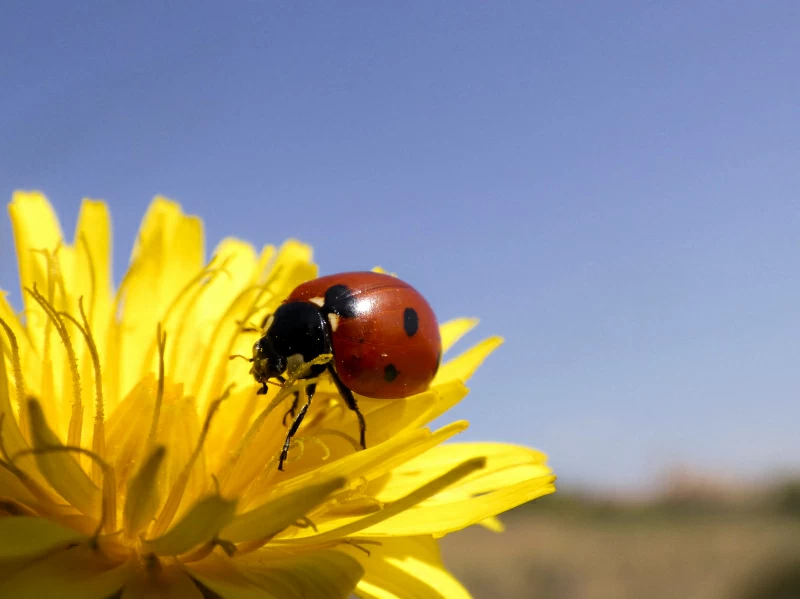
#> input picture LAB1/1.webp, 800 x 599 px
$ jupyter execute Daniszewska_lab1.ipynb
#> lines starting #> are read from the running program, lines starting #| are printed output that depends on the picture
[cell 1]
# Importy i funkcje pomocnicze
import numpy as np
import matplotlib.pyplot as plt
from PIL import Image
import os
from pathlib import Path

# Funkcja do wczytania obrazu i konwersji do skali szarości (float)
def load_image_gray(path):
#> called with path = '1.webp'
    img = Image.open(path).convert('L')  # 'L' -> grayscale
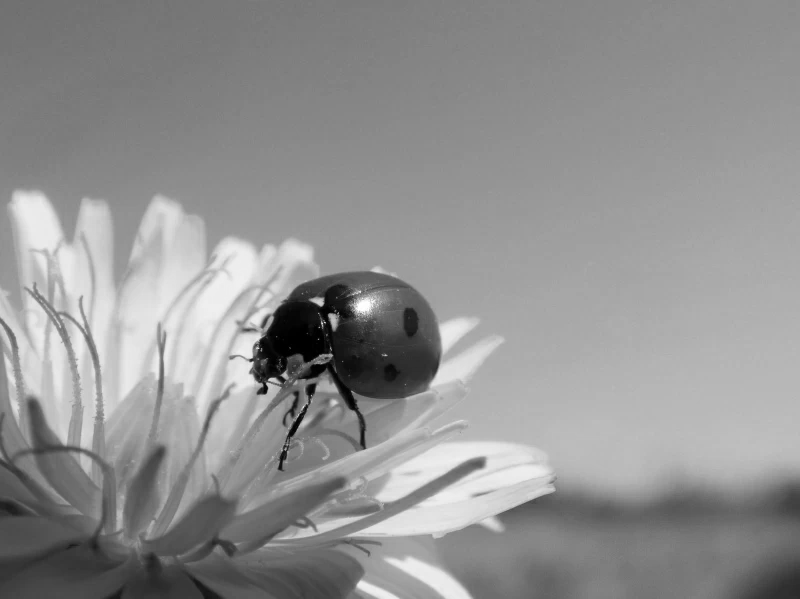
#> img: PIL image 800x599 L; min 0, max 255, mean 145.6
    arr = np.array(img).astype(float)
    return arr, img.size  # size = (width, height)

# Funkcja do zapisu macierzy jako obrazu uint8
def save_image_from_array(arr, out_path):
    arr_clipped = np.clip(arr, 0, 255).astype(np.uint8)
    Image.fromarray(arr_clipped).save(out_path)

# Funkcja do rekonstrukcji przy użyciu k wartości singularnych
def svd_reconstruct(A, k):
    U, S, Vt = np.linalg.svd(A, full_matrices=False)
    Uk = U[:, :k]
    Sk = np.diag(S[:k])
    Vtk = Vt[:k, :]
    return Uk @ Sk @ Vtk

# Funkcja do obliczenia minimalnego k by zachować energy_ratio (np. 0.9)
def find_k_for_energy(S, energy_ratio=0.9):
    singular_vals_sq = S**2
    total_energy = singular_vals_sq.sum()
    cumulative = np.cumsum(singular_vals_sq)
    k = np.searchsorted(cumulative, energy_ratio * total_energy) + 1
    return k, total_energy, cumulative

# Ścieżka do obrazu
image_path = '1.webp'
out_dir = 'wyniki'
os.makedirs(out_dir, exist_ok=True)

A, size = load_image_gray(image_path)
#> size = (800, 599)
h, w = A.shape
#> h = 599; w = 800
print(f"Rozmiar obrazu (h, w): {A.shape}, rozmiar z Pillow (width, height): {size}")
#| Rozmiar obrazu (h, w): (599, 800), rozmiar z Pillow (width, height): (800, 599)

# Pokaż oryginalny (grayscale)
plt.figure(figsize=(6,6))
plt.imshow(A, cmap='gray')
plt.title('Oryginalny obraz (skala szarości)')
plt.axis('off')
plt.show()

# Obliczanie SVD (full_matrices=False dla wydajności)
U, S, Vt = np.linalg.svd(A, full_matrices=False)
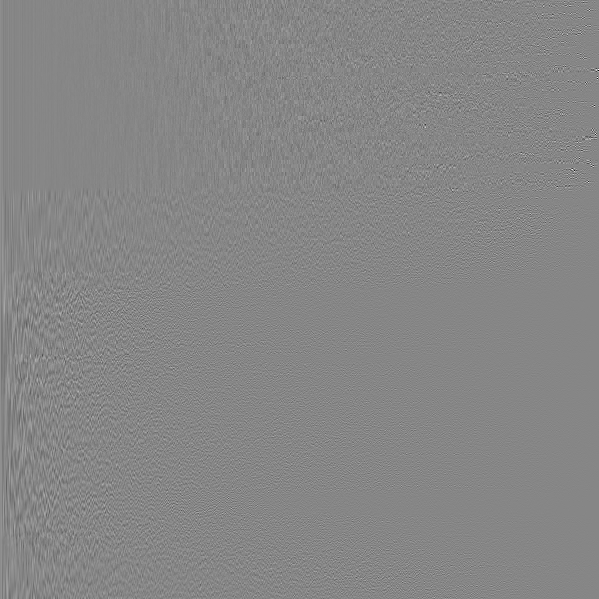
#> U: shape (599, 599) float64; min -0.662, max 0.593, mean 7.6e-05; drawn with min black and max white
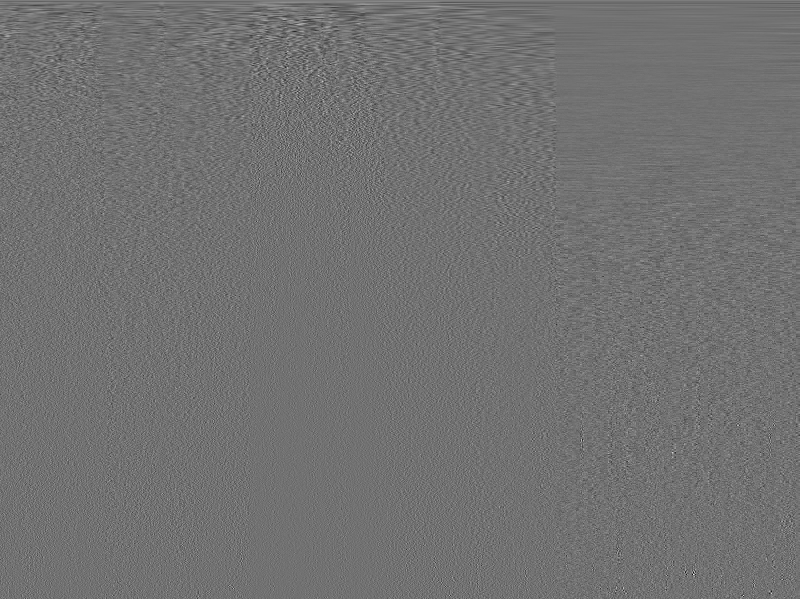
#> Vt: shape (599, 800) float64; min -0.361, max 0.447, mean 6.49e-05; drawn with min black and max white
#> S = 599 values, max 102287.8 at index 0, min 0.158 at index 598, mean 377.7
print('Liczba singularnych wartości:', S.shape[0])
#| Liczba singularnych wartości: 599

# Znajdź k dla 90% energii
energy_target = 0.90
k_90, total_energy, cumulative = find_k_for_energy(S, energy_ratio=energy_target)
#> in find_k_for_energy, `singular_vals_sq = S**2`: singular_vals_sq = 599 values, max 1.05e+10 at index 0, min 0.025 at index 598, mean 18343289.3
#> in find_k_for_energy, `total_energy = singular_vals_sq.sum()`: total_energy = 1.1e+10
#> in find_k_for_energy, `cumulative = np.cumsum(singular_vals_sq)`: cumulative = 599 values from 1.05e+10 to 1.1e+10
#> in find_k_for_energy, `k = np.searchsorted(cumulative, energy_ratio * total_energy) + 1`: k = 1
#> k_90 = 1; total_energy = 1.1e+10; cumulative = 599 values from 1.05e+10 to 1.1e+10
print(f"Minimalne k potrzebne by zachować {energy_target*100:.0f}% energii: {k_90} z {S.shape[0]}")
#| Minimalne k potrzebne by zachować 90% energii: 1 z 599

# Wykres skumulowanej energii
plt.figure(figsize=(6,4))
plt.plot(np.arange(1, len(S)+1), np.cumsum(S**2) / total_energy, marker='o', markersize=3)
plt.xlabel('k (liczba singularnych wartości)')
plt.ylabel('Skumulowana energia (udział całkowitej energii)')
plt.grid(True)
plt.axvline(k_90, color='r', linestyle='--', label=f'k_90 = {k_90}')
plt.legend()
plt.title('Skumulowana energia według liczby singularnych wartości')
plt.show()
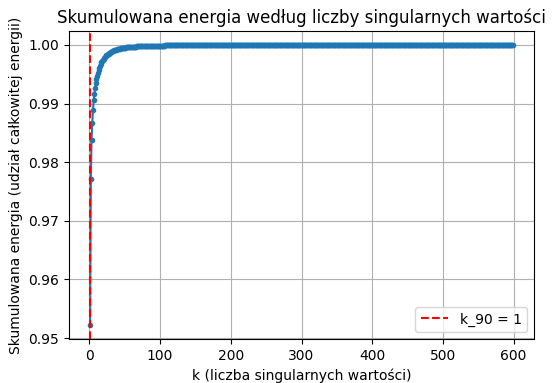
#> figure drawn by matplotlib, 1 panel; curve peaks at x = 599, y = 1

# Wybrane wartości k do demonstracji: małe, k_90, większe (ograniczone do długości S)
k_values = [5, 20, k_90, 50, 100, min(len(S), 200)]
#> k_values = [5, 20, 1, 50, 100, 200]
k_values = sorted(list(set([min(int(k), len(S)) for k in k_values])))
#> k_values = [1, 5, 20, 50, 100, 200]
recons = {}
for k in k_values:
    rec = svd_reconstruct(A, k)
    recons[k] = rec
    out_path = os.path.join(out_dir, f'recon_k_{k}.png')
    save_image_from_array(rec, out_path)
    print(f"Zapisano rekonstrukcję dla k={k} -> {out_path} (rozmiar: {rec.shape})")
#> this loop made 6 passes
#> k on passes 2 to 6: 5, 20, 50, 100, 200
#> Sk in svd_reconstruct on pass 1: [102287.8]
#| Zapisano rekonstrukcję dla k=1 -> wyniki/recon_k_1.png (rozmiar: (599, 800))
#| Zapisano rekonstrukcję dla k=5 -> wyniki/recon_k_5.png (rozmiar: (599, 800))
#| Zapisano rekonstrukcję dla k=20 -> wyniki/recon_k_20.png (rozmiar: (599, 800))
#| Zapisano rekonstrukcję dla k=50 -> wyniki/recon_k_50.png (rozmiar: (599, 800))
#| Zapisano rekonstrukcję dla k=100 -> wyniki/recon_k_100.png (rozmiar: (599, 800))
#| Zapisano rekonstrukcję dla k=200 -> wyniki/recon_k_200.png (rozmiar: (599, 800))
#> pass 1, `rec = svd_reconstruct(A, k)`:
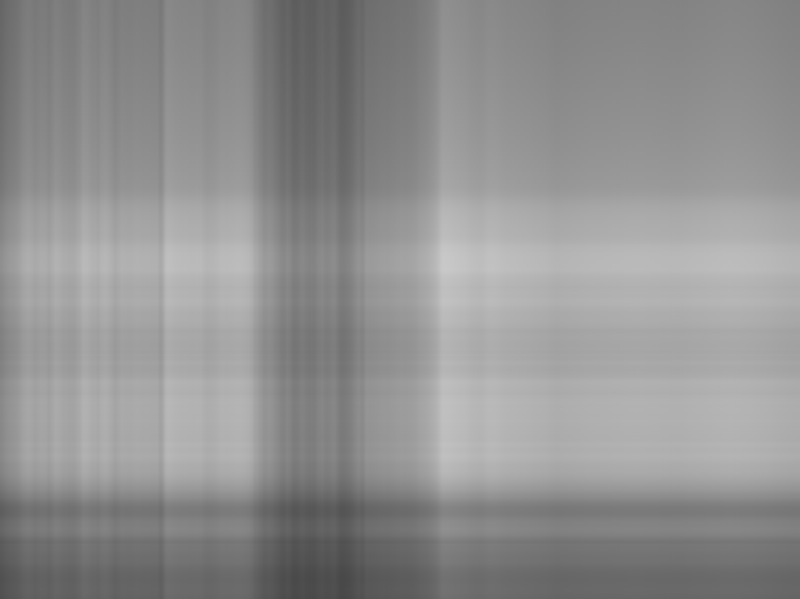
#> rec: shape (599, 800) float64; min 72.07, max 200.8, mean 145.5
#> pass 2, `rec = svd_reconstruct(A, k)`:
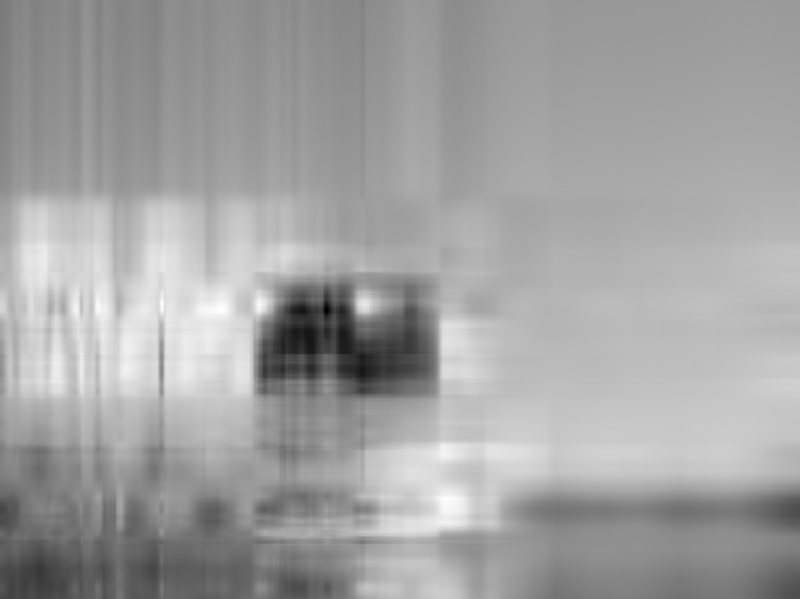
#> rec: shape (599, 800) float64; min -35.56, max 249.4, mean 145.6; drawn with min black and max white
#> pass 2, in save_image_from_array (call 2), `arr_clipped = np.clip(arr, 0, 255).astype(np.uint8)`:
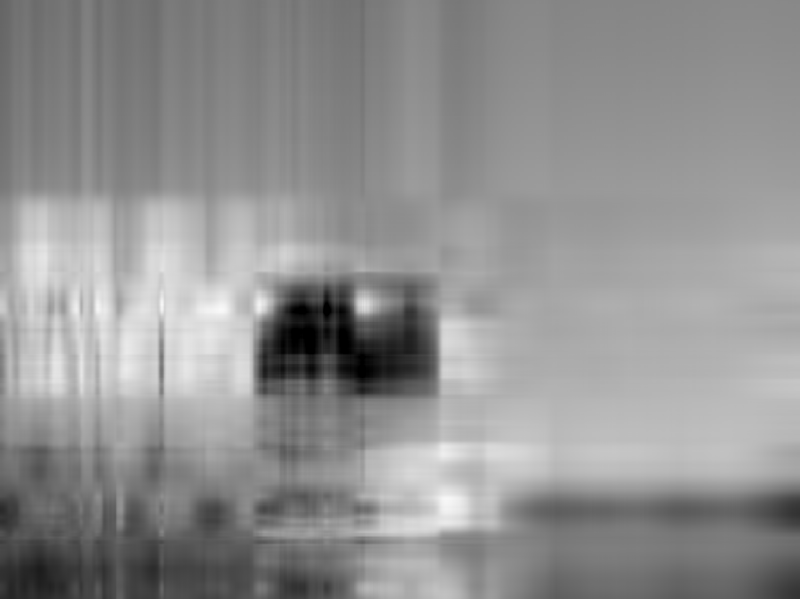
#> arr_clipped: shape (599, 800); min 0, max 249, mean 145.1
#> after the loop, recons = 6 items

# Pokaż porównanie (ograniczone do max 6 kolumn)
cols = len(recons) + 1
#> cols = 7
plt.figure(figsize=(3*cols, 4))
plt.subplot(1, cols, 1)
plt.imshow(A, cmap='gray')
plt.title('Oryginał')
plt.axis('off')

i = 2
for k, rec in sorted(recons.items()):
    plt.subplot(1, cols, i)
    plt.imshow(rec, cmap='gray')
    plt.title(f'k={k}')
    plt.axis('off')
    i += 1
#> this loop made 6 passes
#> after the loop, i = 8
plt.tight_layout()
plt.show()
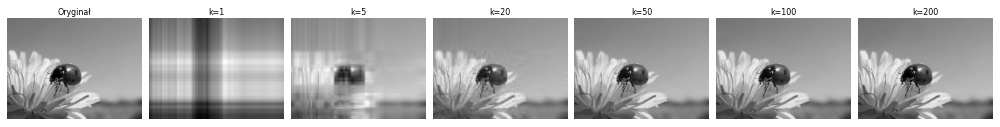
#> figure drawn by matplotlib, 7 panels

# Obliczanie współczynnika kompresji dla k (przybliżonego)
def compression_ratio(h, w, k):
#> called with h = 599, w = 800, k = 1
    original = h * w
#> original = 479200
    compressed = h*k + k + k*w
#> compressed = 1400
    return original / compressed

cr_k90 = compression_ratio(h, w, k_90)
#> cr_k90 = 342.3
print(f'Przybliżony współczynnik kompresji dla k={k_90}: {cr_k90:.3f} (oryginalne piksele / parametry SVD)')
#| Przybliżony współczynnik kompresji dla k=1: 342.286 (oryginalne piksele / parametry SVD)
# Zapisz macierz rekonstrukcji dla k_90 (już powinna być zapisana)
recon_k90_path = os.path.join(out_dir, f'recon_k_{k_90}.png')
print('Ścieżka do zapisanego pliku rekonstrukcji k_90:', recon_k90_path)
#| Ścieżka do zapisanego pliku rekonstrukcji k_90: wyniki/recon_k_1.png

# Lista wygenerowanych plików w katalogu wyników
import glob
files = glob.glob(os.path.join(out_dir, '*'))
for f in files:
    print('-', f)
#> this loop made 3 passes
#> f on passes 1 to 3: 'wyniki/recon_k_1.png', 'wyniki/recon_k_100.png', 'wyniki/recon_k_20.png'
#| - wyniki/recon_k_1.png
#| - wyniki/recon_k_100.png
#| - wyniki/recon_k_20.png
